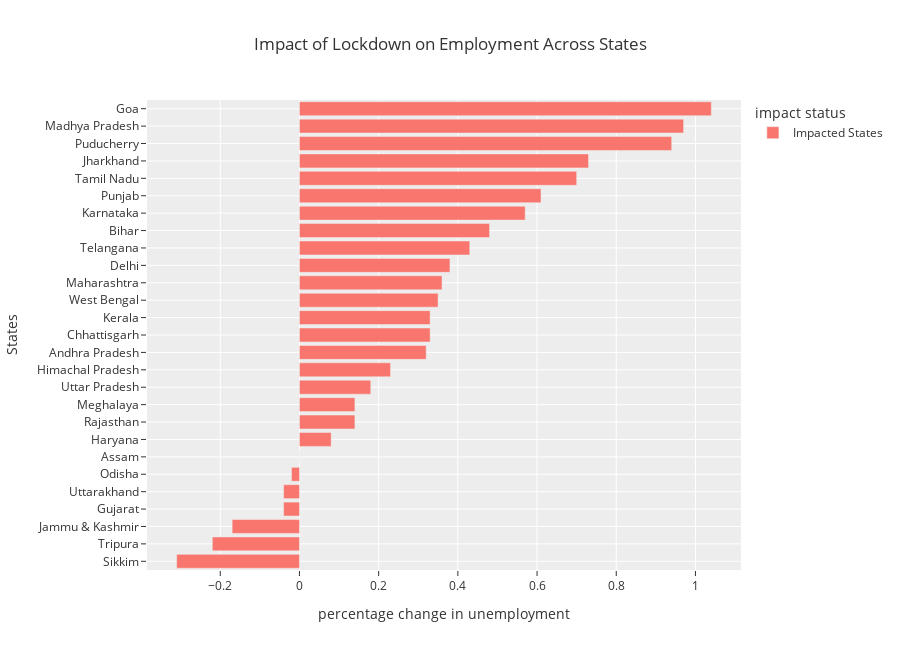

The code cell stored with this chart in its notebook:
### Code cell
# Create a bar chart to visualize the impact of lockdown on employment across states

fig = px.bar(plot_per, y='States',x='percentage change in unemployment',color='impact status',
            title='Impact of Lockdown on Employment Across States',template='ggplot2',height=650)
fig.show()

### Figure 1 — Plotly figure (JSON) as saved in the notebook; plotly's stock layout.template omitted (floating-point values rounded to 4 significant figures)
{"data": [{"alignmentgroup": "True", "hovertemplate": "impact status=Impacted States<br>percentage change in unemployment=%{x}<br>States=%{y}<extra></extra>", "legendgroup": "Impacted States", "marker": {"color": "#F8766D", "pattern": {"shape": ""}}, "name": "Impacted States", "offsetgroup": "Impacted States", "orientation": "h", "showlegend": true, "textposition": "auto", "type": "bar", "x": [-0.31, -0.22, -0.17, -0.04, -0.04, -0.02, 0, 0.08, 0.14, 0.14, 0.18, 0.23, 0.32, 0.33, 0.33, 0.35, 0.36, 0.38, 0.43, 0.48, 0.57, 0.61, 0.7, 0.73, 0.94, 0.97, 1.04], "xaxis": "x", "y": ["Sikkim", "Tripura", "Jammu & Kashmir", "Gujarat", "Uttarakhand", "Odisha", "Assam", "Haryana", "Rajasthan", "Meghalaya", "Uttar Pradesh", "Himachal Pradesh", "Andhra Pradesh", "Chhattisgarh", "Kerala", "West Bengal", "Maharashtra", "Delhi", "Telangana", "Bihar", "Karnataka", "Punjab", "Tamil Nadu", "Jharkhand", "Puducherry", "Madhya Pradesh", "Goa"], "yaxis": "y"}], "layout": {"barmode": "relative", "height": 650, "legend": {"title": {"text": "impact status"}, "tracegroupgap": 0}, "title": {"text": "Impact of Lockdown on Employment Across States"}, "xaxis": {"anchor": "y", "domain": [0, 1], "title": {"text": "percentage change in unemployment"}}, "yaxis": {"anchor": "x", "domain": [0, 1], "title": {"text": "States"}}}}
